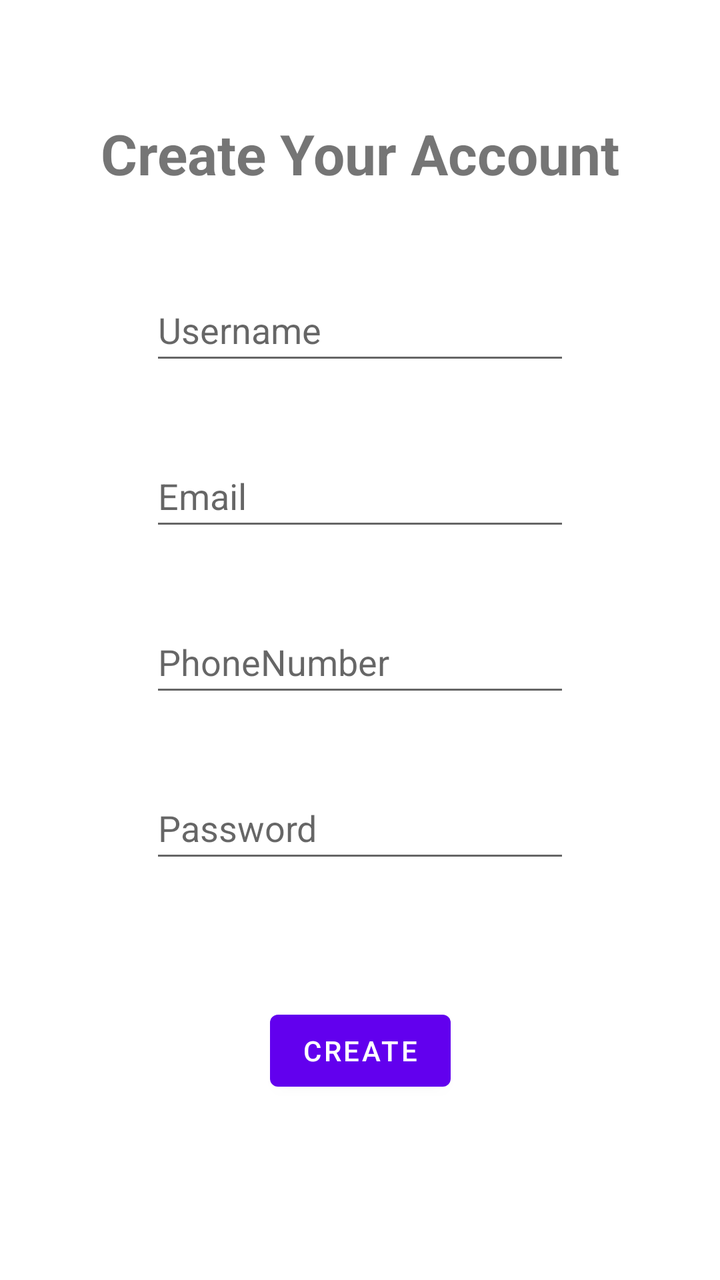
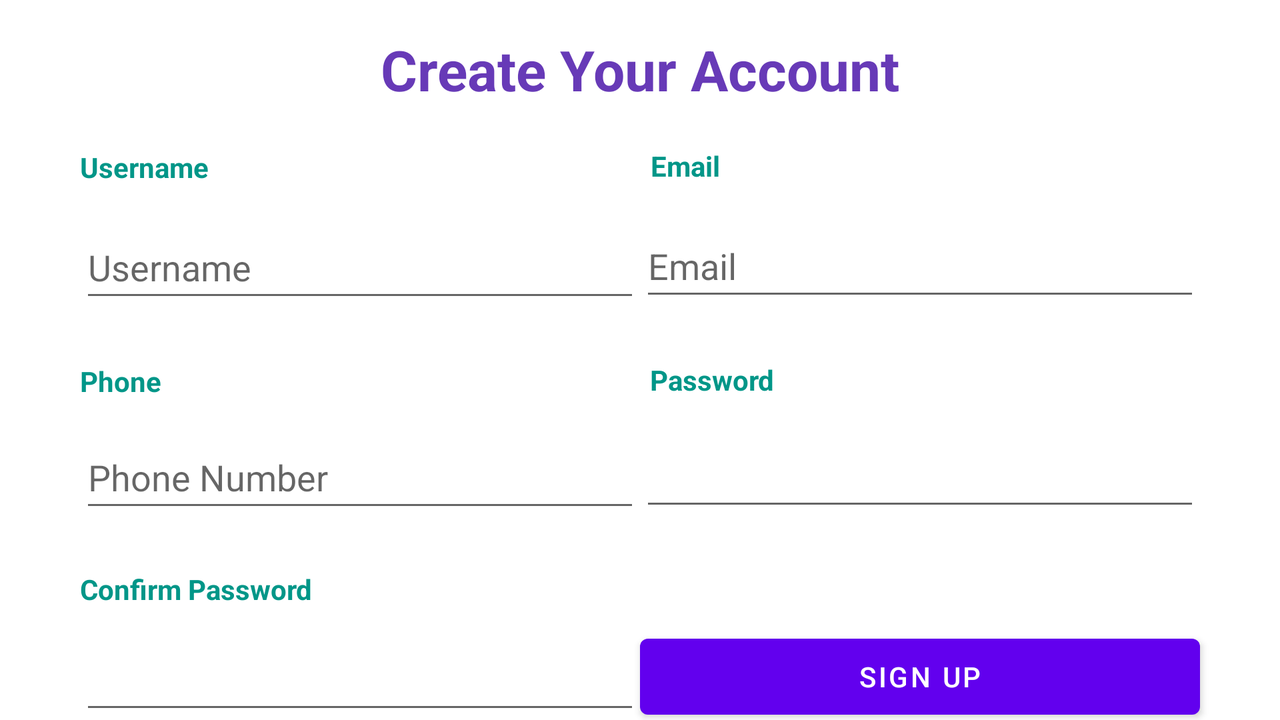

The same Android screen from two of the app's own layout files: first res/layout/ as a phone draws it, then the repository's variant for another configuration, drawn on a device whose configuration selects that folder. Both files follow.
<!-- AndroidManifest.xml: application theme Theme.QuietTime -->
<!-- res/layout/activity_register_account.xml -->
<?xml version="1.0" encoding="utf-8"?>
<androidx.constraintlayout.widget.ConstraintLayout xmlns:android="http://schemas.android.com/apk/res/android"
    xmlns:app="http://schemas.android.com/apk/res-auto"
    xmlns:tools="http://schemas.android.com/tools"
    android:layout_width="match_parent"
    android:layout_height="match_parent"
    tools:context=".RegisterAccountActivity">

    <TextView
        android:id="@+id/textView4"
        android:layout_width="wrap_content"
        android:layout_height="wrap_content"
        android:layout_marginStart="30dp"
        android:layout_marginTop="58dp"
        android:layout_marginEnd="30dp"
        android:text="Create Your Account"
        android:textSize="28sp"
        android:textStyle="bold"
        app:layout_constraintEnd_toEndOf="parent"
        app:layout_constraintStart_toStartOf="parent"
        app:layout_constraintTop_toTopOf="parent" />

    <Button
        android:id="@+id/RegisterAccountActivity_Create"
        android:layout_width="wrap_content"
        android:layout_height="wrap_content"
        android:layout_marginStart="150dp"
        android:layout_marginTop="148dp"
        android:layout_marginEnd="150dp"
        android:text="create"
        app:layout_constraintEnd_toEndOf="parent"
        app:layout_constraintStart_toStartOf="parent"
        app:layout_constraintTop_toBottomOf="@+id/reg_Phone" />

    <EditText
        android:id="@+id/reg_Username"
        android:layout_width="wrap_content"
        android:layout_height="wrap_content"
        android:layout_marginStart="50dp"
        android:layout_marginTop="44dp"
        android:layout_marginEnd="50dp"
        android:ems="10"
        android:hint="Username"
        android:inputType="textPersonName"
        android:minHeight="48dp"
        app:layout_constraintEnd_toEndOf="parent"
        app:layout_constraintStart_toStartOf="parent"
        app:layout_constraintTop_toBottomOf="@+id/textView4" />

    <EditText
        android:id="@+id/reg_Email"
        android:layout_width="wrap_content"
        android:layout_height="wrap_content"
        android:layout_marginStart="50dp"
        android:layout_marginTop="35dp"
        android:layout_marginEnd="50dp"
        android:ems="10"
        android:hint="Email"
        android:inputType="textPersonName"
        android:minHeight="48dp"
        app:layout_constraintEnd_toEndOf="parent"
        app:layout_constraintStart_toStartOf="parent"
        app:layout_constraintTop_toBottomOf="@+id/reg_Username" />

    <EditText
        android:id="@+id/reg_Phone"
        android:layout_width="wrap_content"
        android:layout_height="wrap_content"
        android:layout_marginStart="50dp"
        android:layout_marginTop="35dp"
        android:layout_marginEnd="50dp"
        android:ems="10"
        android:hint="PhoneNumber"
        android:inputType="textPersonName"
        android:minHeight="48dp"
        app:layout_constraintEnd_toEndOf="parent"
        app:layout_constraintStart_toStartOf="parent"
        app:layout_constraintTop_toBottomOf="@+id/reg_Email" />

    <EditText
        android:id="@+id/reg_Password"
        android:layout_width="wrap_content"
        android:layout_height="wrap_content"
        android:layout_marginStart="50dp"
        android:layout_marginTop="35dp"
        android:layout_marginEnd="50dp"
        android:ems="10"
        android:hint="Password"
        android:inputType="textPersonName"
        android:minHeight="48dp"
        app:layout_constraintEnd_toEndOf="parent"
        app:layout_constraintStart_toStartOf="parent"
        app:layout_constraintTop_toBottomOf="@+id/reg_Phone" />

</androidx.constraintlayout.widget.ConstraintLayout>
<!-- resources referenced by this layout -->
<resources>
  <style name="Theme.QuietTime" parent="Theme.MaterialComponents.DayNight.DarkActionBar">
          
          <item name="colorPrimary">@color/purple_500</item>
          <item name="colorPrimaryVariant">@color/purple_700</item>
          <item name="colorOnPrimary">@color/white</item>
          
          <item name="colorSecondary">@color/teal_200</item>
          <item name="colorSecondaryVariant">@color/teal_700</item>
          <item name="colorOnSecondary">@color/black</item>
          
          <item name="android:statusBarColor" tools:targetApi="l">?attr/colorPrimaryVariant</item>
          
          <item name="windowActionBar">false</item>
          <item name="windowNoTitle">true</item>
      </style>
  <color name="purple_500">#FF6200EE</color>
  <color name="purple_700">#FF3700B3</color>
  <color name="white">#FFFFFFFF</color>
  <color name="teal_200">#FF03DAC5</color>
  <color name="teal_700">#FF018786</color>
  <color name="black">#FF000000</color>
</resources>
<!-- res/layout-land/activity_register_account.xml (the repository's variant of the layout above) -->
<!-- drawn on the phone turned sideways -->
<?xml version="1.0" encoding="utf-8"?>
<androidx.constraintlayout.widget.ConstraintLayout xmlns:android="http://schemas.android.com/apk/res/android"
    xmlns:app="http://schemas.android.com/apk/res-auto"
    xmlns:tools="http://schemas.android.com/tools"
    android:layout_width="match_parent"
    android:layout_height="match_parent"
    tools:context=".RegisterAccountActivity">

    <EditText
        android:id="@+id/phoneinput"
        android:layout_width="280dp"
        android:layout_height="48dp"
        android:layout_marginStart="40dp"
        android:layout_marginTop="13dp"
        android:layout_marginEnd="40dp"
        android:ems="10"
        android:hint="Phone Number"
        android:inputType="textPersonName"
        app:layout_constraintEnd_toEndOf="parent"
        app:layout_constraintHorizontal_bias="0.0"
        app:layout_constraintStart_toStartOf="parent"
        app:layout_constraintTop_toBottomOf="@+id/textView3"
        tools:ignore="SpeakableTextPresentCheck" />

    <TextView
        android:id="@+id/textView3"
        android:layout_width="wrap_content"
        android:layout_height="wrap_content"
        android:layout_marginStart="40dp"
        android:layout_marginTop="25dp"
        android:text="Phone"
        android:textColor="#009688"
        android:textStyle="bold"
        app:layout_constraintStart_toStartOf="parent"
        app:layout_constraintTop_toBottomOf="@+id/usernameInput" />

    <EditText
        android:id="@+id/emailInput"
        android:layout_width="280dp"
        android:layout_height="48dp"
        android:layout_marginStart="40dp"
        android:layout_marginTop="15dp"
        android:layout_marginEnd="40dp"
        android:ems="10"
        android:hint="Email"
        android:inputType="textPersonName"
        app:layout_constraintEnd_toEndOf="parent"
        app:layout_constraintHorizontal_bias="1.0"
        app:layout_constraintStart_toStartOf="parent"
        app:layout_constraintTop_toBottomOf="@+id/textView8"
        tools:ignore="SpeakableTextPresentCheck" />

    <TextView
        android:id="@+id/textView4"
        android:layout_width="wrap_content"
        android:layout_height="wrap_content"
        android:layout_marginStart="30dp"
        android:layout_marginTop="16dp"
        android:layout_marginEnd="30dp"
        android:text="Create Your Account"
        android:textColor="#673AB7"
        android:textSize="28sp"
        android:textStyle="bold"
        app:layout_constraintEnd_toEndOf="parent"
        app:layout_constraintStart_toStartOf="parent"
        app:layout_constraintTop_toTopOf="parent" />

    <EditText
        android:id="@+id/usernameInput"
        android:layout_width="280dp"
        android:layout_height="48dp"
        android:layout_marginStart="40dp"
        android:layout_marginTop="15dp"
        android:layout_marginEnd="40dp"
        android:ems="10"
        android:hint="Username"
        android:inputType="textPersonName"
        app:layout_constraintEnd_toEndOf="parent"
        app:layout_constraintHorizontal_bias="0.0"
        app:layout_constraintStart_toStartOf="parent"
        app:layout_constraintTop_toBottomOf="@+id/textView6"
        tools:ignore="SpeakableTextPresentCheck" />

    <EditText
        android:id="@+id/passInput"
        android:layout_width="280dp"
        android:layout_height="48dp"
        android:layout_marginTop="10dp"
        android:layout_marginEnd="40dp"
        android:inputType="textPassword"
        android:ems="10"
        app:layout_constraintEnd_toEndOf="parent"
        app:layout_constraintTop_toBottomOf="@+id/textView9"
        tools:ignore="SpeakableTextPresentCheck,TouchTargetSizeCheck,TouchTargetSizeCheck" />

    <EditText
        android:id="@+id/confirmPassInput"
        android:layout_width="280dp"
        android:layout_height="48dp"
        android:layout_marginStart="40dp"
        android:layout_marginTop="10dp"
        android:inputType="textPassword"
        android:ems="10"
        app:layout_constraintStart_toStartOf="parent"
        app:layout_constraintTop_toBottomOf="@+id/textView10"
        tools:ignore="SpeakableTextPresentCheck" />

    <Button
        android:id="@+id/registerBtn"
        android:layout_width="280dp"
        android:layout_height="50dp"
        android:layout_marginTop="53dp"
        android:layout_marginEnd="40dp"
        android:text="SIGN UP"
        app:layout_constraintEnd_toEndOf="parent"
        app:layout_constraintTop_toBottomOf="@+id/passInput" />

    <TextView
        android:id="@+id/textView6"
        android:layout_width="wrap_content"
        android:layout_height="wrap_content"
        android:layout_marginStart="40dp"
        android:layout_marginTop="74dp"
        android:text="Username"
        android:textColor="#009688"
        android:textStyle="bold"
        app:layout_constraintStart_toStartOf="parent"
        app:layout_constraintTop_toTopOf="parent" />

    <TextView
        android:id="@+id/textView8"
        android:layout_width="wrap_content"
        android:layout_height="wrap_content"
        android:layout_marginTop="20dp"
        android:layout_marginEnd="280dp"
        android:text="Email"
        android:textColor="#009688"
        android:textStyle="bold"
        app:layout_constraintEnd_toEndOf="parent"
        app:layout_constraintTop_toBottomOf="@+id/textView4" />

    <TextView
        android:id="@+id/textView9"
        android:layout_width="81dp"
        android:layout_height="22dp"
        android:layout_marginTop="25dp"
        android:layout_marginEnd="234dp"
        android:text="Password"
        android:textColor="#009688"
        android:textStyle="bold"
        app:layout_constraintEnd_toEndOf="parent"
        app:layout_constraintTop_toBottomOf="@+id/emailInput" />

    <TextView
        android:id="@+id/textView10"
        android:layout_width="wrap_content"
        android:layout_height="wrap_content"
        android:layout_marginStart="40dp"
        android:layout_marginTop="24dp"
        android:text="Confirm Password"
        android:textColor="#009688"
        android:textStyle="bold"
        app:layout_constraintStart_toStartOf="parent"
        app:layout_constraintTop_toBottomOf="@+id/phoneinput" />
</androidx.constraintlayout.widget.ConstraintLayout>
